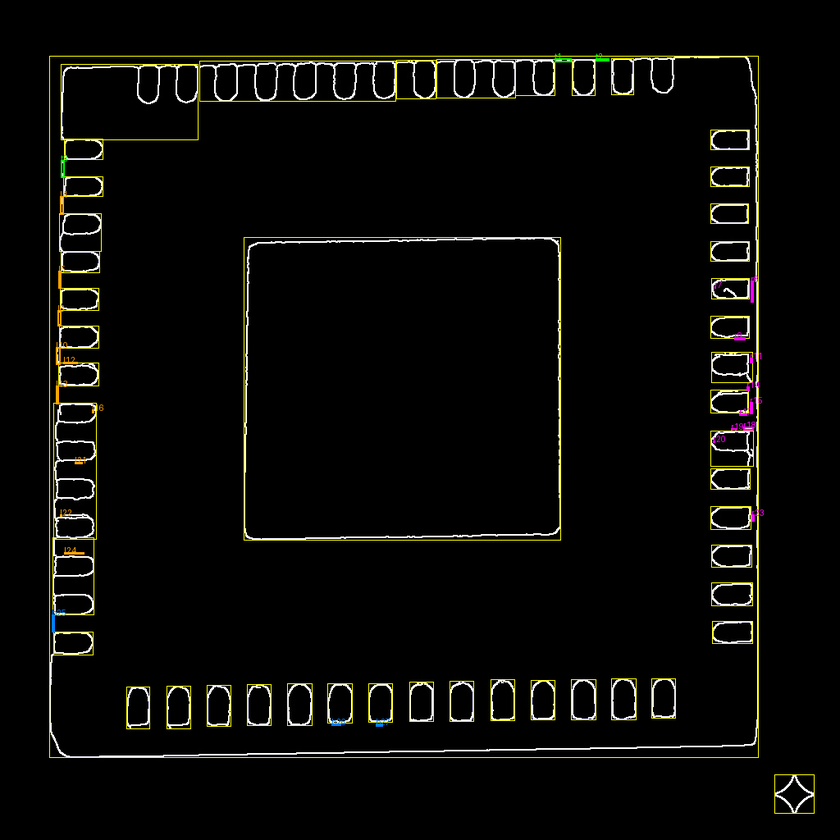
#> input picture bi_full/anu2_boxes.png, 840 x 840 px, shrunk from 1024 x 1024 before the run; its folder holds only this picture in this run
$ python pin_count_mask.py
#> lines starting #> are read from the running program, lines starting #| are printed output that depends on the picture; after the words box and inside, x2 and y2 are one past the last pixel; in counts of white or black regions, pixels touching at a corner belong together
"""
Pin counting without rotation:
- load Canny-edge image
- find largest rectangle (chip body) via nonzero percentile bbox
- mask out the body; remaining edges are pins
- connected components to count pins
- assign blobs to sides relative to the body; choose active sides by aspect ratio (2 or 4)
- total pins = max pins per active side * number of active sides
- save annotated image with body box and pin boxes
"""

import os
from dataclasses import dataclass, asdict
from typing import Dict, List, Tuple

import numpy as np
from PIL import Image, ImageDraw


@dataclass
class SideResult:
    name: str
    count: int
    energy: float
    boxes: List[Tuple[int, int, int, int]]


@dataclass
class ImageResult:
    filename: str
    sides_with_pins: int
    pins_per_side: List[int]
    max_pins_per_side: int
    total_pins: int
    side_names: List[str]
    steps: List[str]
    side_energy: List[float]


def load_edges(path: str) -> np.ndarray:
#> called with path = 'bi_full/anu2_boxes.png'
    img = Image.open(path).convert("L")
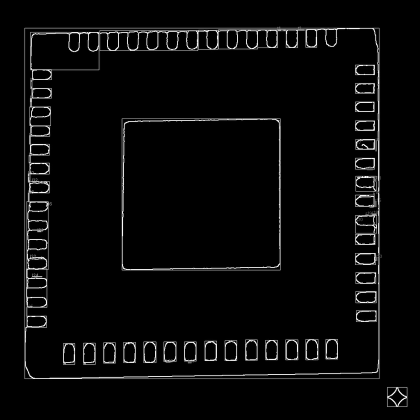
#> img: PIL image 840x840 L (shown at 1/2 size); min 0, max 255, mean 8.8
    return np.array(img, dtype=np.uint8)


def connected_components(bin_img: np.ndarray, min_area: int = 5):
    """Simple two-pass 4-connected components; returns list of dicts."""
    h, w = bin_img.shape
    labels = np.zeros((h, w), dtype=np.int32)
    parent = [0]  # 1-based
    next_label = 1
    for y in range(h):
        for x in range(w):
            if bin_img[y, x] == 0:
                continue
            neighbors = []
            if x > 0 and labels[y, x - 1] > 0:
                neighbors.append(labels[y, x - 1])
            if y > 0 and labels[y - 1, x] > 0:
                neighbors.append(labels[y - 1, x])
            if not neighbors:
                labels[y, x] = next_label
                parent.append(next_label)
                next_label += 1
            else:
                m = min(neighbors)
                labels[y, x] = m
                for n in neighbors:
                    if parent[n] != m:
                        parent[n] = m

    # Flatten parents
    for i in range(len(parent)):
        while parent[i] != parent[parent[i]]:
            parent[i] = parent[parent[i]]

    # Compact mapping
    mapping = {}
    compact = 1
    for y in range(h):
        for x in range(w):
            if labels[y, x] == 0:
                continue
            root = parent[labels[y, x]]
            if root not in mapping:
                mapping[root] = compact
                compact += 1
            labels[y, x] = mapping[root]

    components = []
    if compact == 1:
        return components
    for lab in range(1, compact):
        ys, xs = np.where(labels == lab)
        area = len(xs)
        if area < min_area:
            continue
        x1c, x2c = xs.min(), xs.max()
        y1c, y2c = ys.min(), ys.max()
        cx_c = float(xs.mean())
        cy_c = float(ys.mean())
        components.append(
            {
                "label": lab,
                "area": area,
                "bbox": (x1c, y1c, x2c, y2c),
                "centroid": (cx_c, cy_c),
            }
        )
    return components


def annotate(base_gray: np.ndarray, rect, side_results: List[SideResult]) -> np.ndarray:
    color = np.stack([base_gray] * 3, axis=2)
    img = Image.fromarray(color)
    draw = ImageDraw.Draw(img)
    (cx, cy), (w, h) = rect
    box = [
        (cx - w / 2, cy - h / 2),
        (cx + w / 2, cy - h / 2),
        (cx + w / 2, cy + h / 2),
        (cx - w / 2, cy + h / 2),
    ]
    draw.line(box + [box[0]], fill=(0, 255, 0), width=2)
    side_colors = {
        "top": (0, 255, 255),
        "bottom": (255, 0, 0),
        "left": (255, 0, 255),
        "right": (0, 128, 255),
    }
    for side_res in side_results:
        color_side = side_colors.get(side_res.name, (255, 255, 0))
        for (x1, y1, x2, y2) in side_res.boxes:
            draw.rectangle((x1, y1, x2, y2), outline=color_side, width=1)
    return np.array(img)


def process_image(path: str, out_dir: str) -> ImageResult:
    steps = []
    steps.append("Load Canny-edge image.")
    edges = load_edges(path)

    steps.append("Locate non-zero pixels to find package body (no rotation).")
    nz = np.argwhere(edges > 0)
#> nz = 70423 pairs, first value 51 to 815, second value 46 to 820
    if nz.shape[0] == 0:
        raise ValueError("No edges found")
    y_coords = nz[:, 0]
    x_coords = nz[:, 1]
    min_y = np.percentile(y_coords, 2)
#> min_y = 55
    max_y = np.percentile(y_coords, 98)
#> max_y = 758
    min_x = np.percentile(x_coords, 2)
#> min_x = 49
    max_x = np.percentile(x_coords, 98)
#> max_x = 760
    cx = (min_x + max_x) / 2.0
#> cx = 404.5
    cy = (min_y + max_y) / 2.0
#> cy = 406.5
    w = max_x - min_x
#> w = 711
    h = max_y - min_y
#> h = 703
    pad = 4
    body_box = ((cx, cy), (w + pad, h + pad))
#> body_box = ((404.5, 406.5), (715, 707))

    steps.append("Mask out the largest rectangle (chip body).")
    mask = np.ones_like(edges, dtype=np.uint8)
    x1 = int(max(0, cx - (w + pad) / 2))
#> x1 = 47
    x2 = int(min(edges.shape[1], cx + (w + pad) / 2))
#> x2 = 762
    y1 = int(max(0, cy - (h + pad) / 2))
#> y1 = 53
    y2 = int(min(edges.shape[0], cy + (h + pad) / 2))
#> y2 = 760
    mask[y1:y2, x1:x2] = 0
    pins_only = (edges * mask).astype(np.uint8)
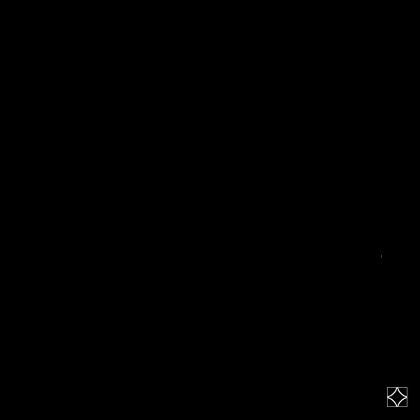
#> pins_only: shape (840, 840) (shown at 1/2 size); min 0, max 255, mean 0.1

    steps.append("Detect connected pin blobs after body removal.")
    pins_bin = (pins_only > 0).astype(np.uint8)
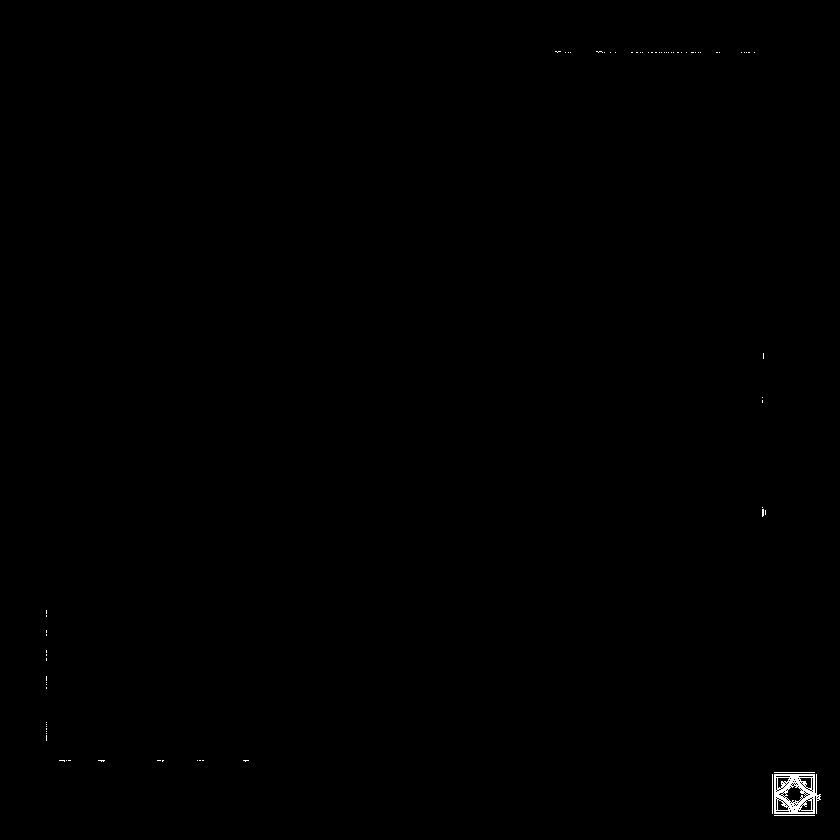
#> pins_bin: shape (840, 840); values 0 (black) and 1 (white), 0.19% white in thin lines or dots, all inside (x1, y1, x2, y2) = (46, 51, 821, 816)
    comps = connected_components(pins_bin, min_area=5)
#> after the loop in connected_components, `for y in range(h):`:
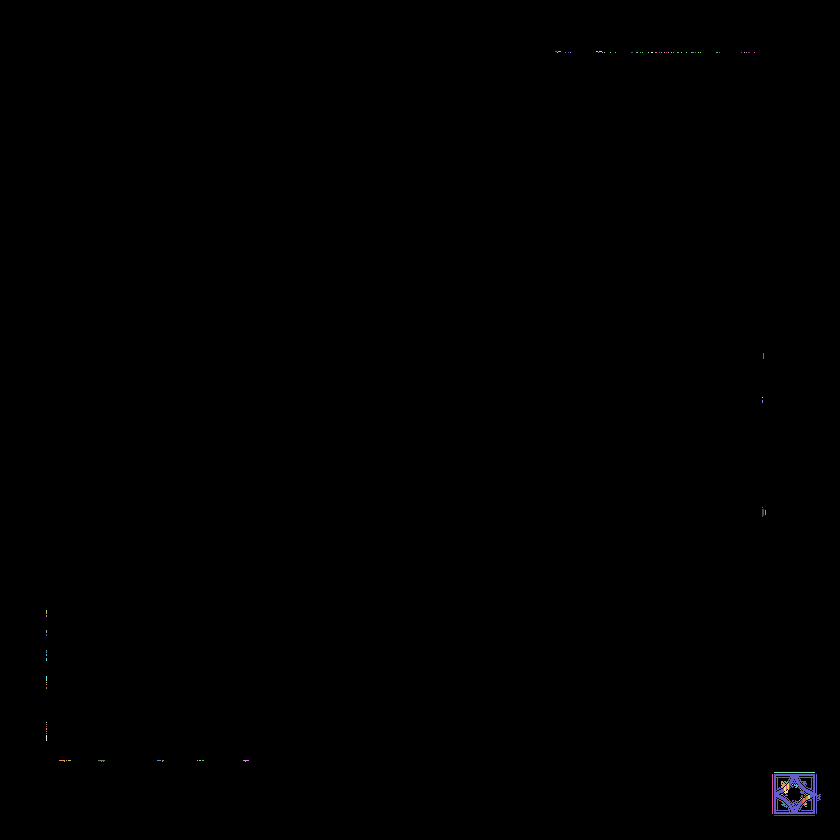
#> labels: shape (840, 840) int32; 121 distinct labels, from 0 to 120; one colour per label, 0 black
#> comps = 26 items

    steps.append("Assign pin blobs to sides.")
    side_order = ["top", "right", "bottom", "left"]
    aspect = (max(body_box[1][0], body_box[1][1]) + 1e-6) / (
        min(body_box[1][0], body_box[1][1]) + 1e-6
    )
#> aspect = 1.01
    if aspect >= 1.6:
        if body_box[1][0] >= body_box[1][1]:
            active_sides = ["top", "bottom"]
        else:
            active_sides = ["left", "right"]
    else:
        active_sides = side_order

    band = int(max(body_box[1][0], body_box[1][1]) * 0.12)
#> band = 85
    pins_per_side_map = {s: 0 for s in side_order}
    boxes_by_side: Dict[str, List[Tuple[int, int, int, int]]] = {s: [] for s in side_order}
    for comp in comps:
        cx_c, cy_c = comp["centroid"]
        x1c, y1c, x2c, y2c = comp["bbox"]
        side = None
        if cy_c < y1 - band:
            side = "top"
        elif cy_c > y2 + band:
            side = "bottom"
        elif cx_c < x1 - band:
            side = "left"
        elif cx_c > x2 + band:
            side = "right"
        else:
            dist_top = abs(cy_c - y1)
            dist_bot = abs(cy_c - y2)
            dist_left = abs(cx_c - x1)
            dist_right = abs(cx_c - x2)
            side = ["top", "bottom", "left", "right"][
                np.argmin([dist_top, dist_bot, dist_left, dist_right])
            ]
        if side in active_sides:
            pins_per_side_map[side] += 1
            boxes_by_side[side].append((int(x1c), int(y1c), int(x2c), int(y2c)))
#> this loop made 26 passes
#> (cx_c, cy_c, x1c, y1c, x2c, y2c, dist_top, dist_bot) on passes 1 to 8: (763, 355.5, 763, 353, 763, 358, 302.5, 404.5), (762.5, 512.3, 762, 509, 763, 516, 459.3, 247.7), (765, 512, 765, 510, 765, 514, 459, 248), (46, 678, 46, 676, 46, 680, 625, 82), (46, 737.5, 46, 735, 46, 740, 684.5, 22.5), (61.86, 760.1, 59, 760, 64, 761, 707.1, 0.143), (101.2, 760.2, 98, 760, 104, 761, 707.2, 0.222), (245.4, 760.1, 243, 760, 248, 761, 707.1, 0.143)
#> after the loop, pins_per_side_map = {'top': 0, 'right': 11, 'bottom': 13, 'left': 2}

    pins_per_side = [pins_per_side_map[s] for s in side_order]
#> pins_per_side = [0, 11, 13, 2]
    max_pins = max([pins_per_side_map[s] for s in active_sides]) if active_sides else 0
#> max_pins = 13
    total_pins = max_pins * len(active_sides)
#> total_pins = 52
    sides_with_pins = len(active_sides)
    side_energy = [float(pins_per_side_map[s]) for s in side_order]
#> side_energy = [0, 11, 13, 2]

    steps.append("Compute totals using max-per-active-side rule.")

    side_results: List[SideResult] = []
    for s in side_order:
        side_results.append(
            SideResult(
                name=s,
                count=pins_per_side_map[s],
                energy=pins_per_side_map[s],
                boxes=boxes_by_side[s],
            )
        )
#> after the loop, side_results = 4 items

    annotated = annotate(edges, body_box, side_results)
#> in annotate, `(cx, cy), (w, h) = rect`: cx = 404.5; cy = 406.5; w = 715; h = 707
#> in annotate, `box = [ (cx - w / 2, cy - h / 2), (cx + w / 2, cy - h / 2), (cx + w / ..`: box = [(47, 53), (762, 53), (762, 760), (47, 760)]
#> the loop in annotate, `for side_res in side_results:` made 4 passes
#> color_side on passes 1 to 4: (0, 255, 255), (0, 128, 255), (255, 0, 0), (255, 0, 255)
    os.makedirs(out_dir, exist_ok=True)
    out_path = os.path.join(out_dir, os.path.basename(path))
    Image.fromarray(annotated).save(out_path)
    steps.append(f"Saved annotated image to {out_path}")

    return ImageResult(
        filename=os.path.basename(path),
        sides_with_pins=sides_with_pins,
        pins_per_side=pins_per_side,
        max_pins_per_side=max_pins,
        total_pins=total_pins,
        side_names=side_order,
        steps=steps,
        side_energy=side_energy,
    )


def run_batch(input_dir: str, output_dir: str) -> Dict[str, Dict]:
    results: Dict[str, Dict] = {}
    files = sorted(
        [
            f
            for f in os.listdir(input_dir)
            if f.lower().endswith((".png", ".jpg", ".jpeg"))
        ]
    )
    for fname in files:
        path = os.path.join(input_dir, fname)
        try:
            res = process_image(path, output_dir)
            results[fname] = asdict(res)
            print(f"\n=== {fname} ===")
            print(f"Sides with pins: {res.sides_with_pins}")
#| Sides with pins: 4
            for n, c, e in zip(res.side_names, res.pins_per_side, res.side_energy):
                print(f"  {n:6s}: count={c:2d} energy={e:.1f}")
#> this loop made 4 passes
#> (n, c, e) on passes 1 to 4: ('top', 0, 0), ('right', 11, 11), ('bottom', 13, 13), ('left', 2, 2)
#> (printed output is left out)
            print(f"Max pins per side: {res.max_pins_per_side}")
#| Max pins per side: 13
            print(f"Total pins (max * sides): {res.total_pins}")
#| Total pins (max * sides): 52
            print("Steps:")
            for s in res.steps:
                print(f" - {s}")
#> this loop made 7 passes
#> s on passes 1, 5: 'Load Canny-edge image.', 'Assign pin blobs to sides.'
#> (printed output is left out)
        except Exception as exc:
            print(f"[ERROR] {fname}: {exc}")
    return results


if __name__ == "__main__":
    import json

    INPUT_DIR = "bi_full"
    OUTPUT_DIR = "bi_full_annotated_mask"
    res = run_batch(INPUT_DIR, OUTPUT_DIR)
#> res = 1 item
    with open("pin_counts_mask.json", "w") as f:
        json.dump(res, f, indent=2)
    print("\nSaved pin_counts_mask.json")

$ run again, on bi_full/anu2_side_occupancy.png
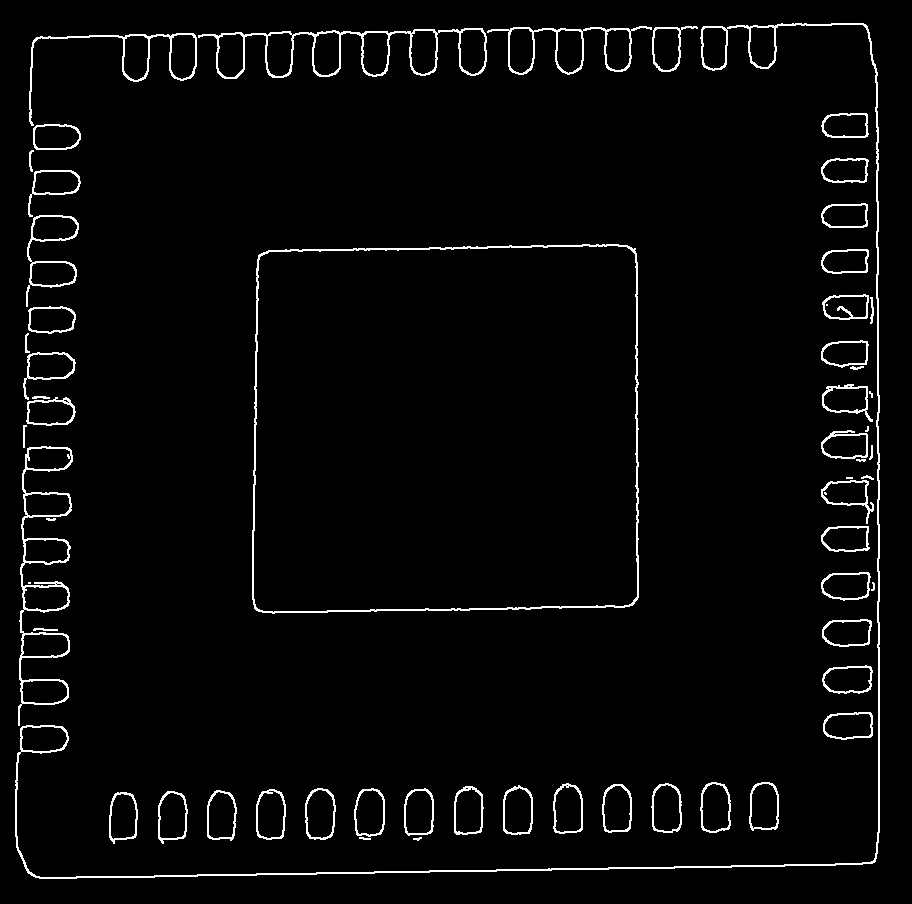
#> input picture bi_full/anu2_side_occupancy.png, 912 x 904 px
#> nz = 77386 pairs, first value 16 to 886, second value 8 to 887
#> min_y = 27
#> max_y = 871
#> min_x = 21
#> max_x = 878
#> cx = 449.5
#> cy = 449
#> in process_image, `w = max_x - min_x`: w = 857
#> in process_image, `h = max_y - min_y`: h = 844
#> body_box = ((449.5, 449), (861, 848))
#> x1 = 19
#> x2 = 880
#> y1 = 25
#> y2 = 873
#> pins_bin: shape (904, 912); values 0 (black) and 1 (white), 0.46% white in thin lines or dots
#> after the loop in connected_components, `for y in range(h):`:
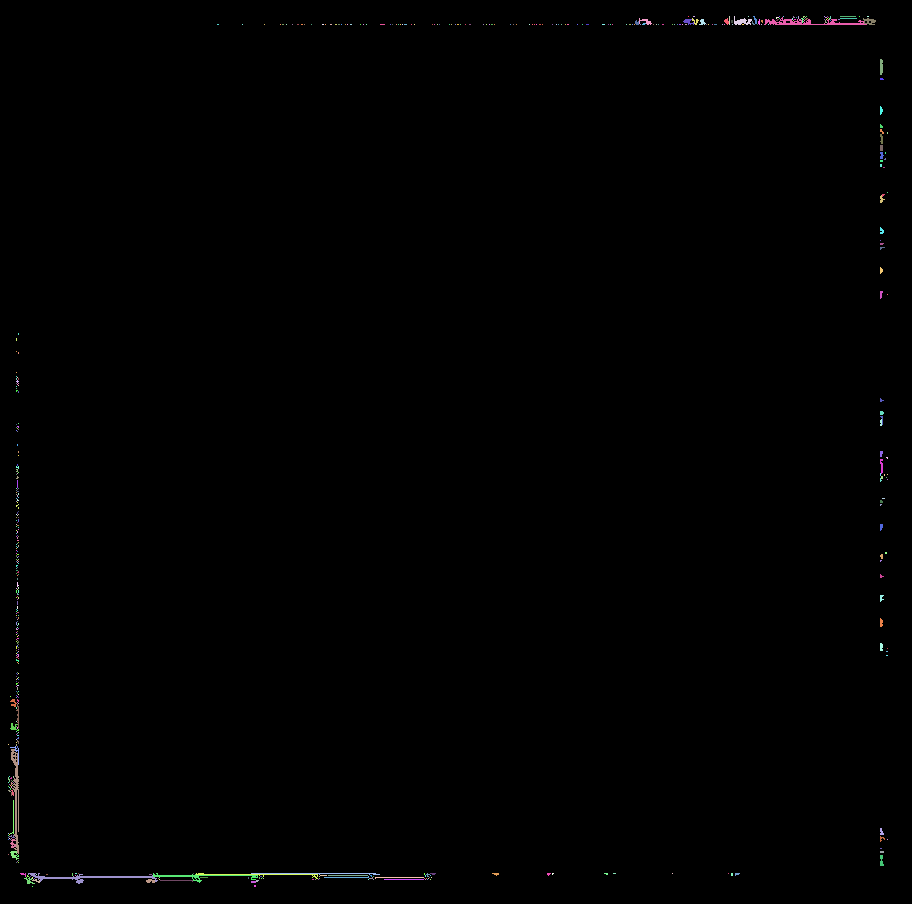
#> labels: shape (904, 912) int32; 535 distinct labels, from 0 to 534; one colour per label, 0 black
#> comps = 101 items
#> aspect = 1.02
#> band = 103
#> the loop in process_image, `for comp in comps:` made 101 passes
#> (cx_c, cy_c, x1c, y1c, x2c, y2c, dist_top, dist_bot) on passes 1 to 8: (729, 20, 729, 16, 729, 24, 5, 853), (741.9, 21.2, 734, 16, 751, 24, 3.8, 851.8), (754.9, 19.62, 753, 16, 756, 23, 5.38, 853.4), (847.5, 16, 840, 16, 855, 16, 9, 857), (808.6, 22.2, 764, 17, 866, 24, 2.8, 850.8), (645.3, 21.08, 639, 18, 651, 24, 3.92, 851.9), (695, 20.91, 692, 18, 698, 24, 4.09, 852.1), (726.2, 21, 724, 18, 728, 24, 4, 852)
#> in annotate, color is the input picture: shape (904, 912, 3); min 0, max 255, mean 8
#> the loop in annotate, `for side_res in side_results:` made 4 passes
#> in annotate, `return np.array(img)`:
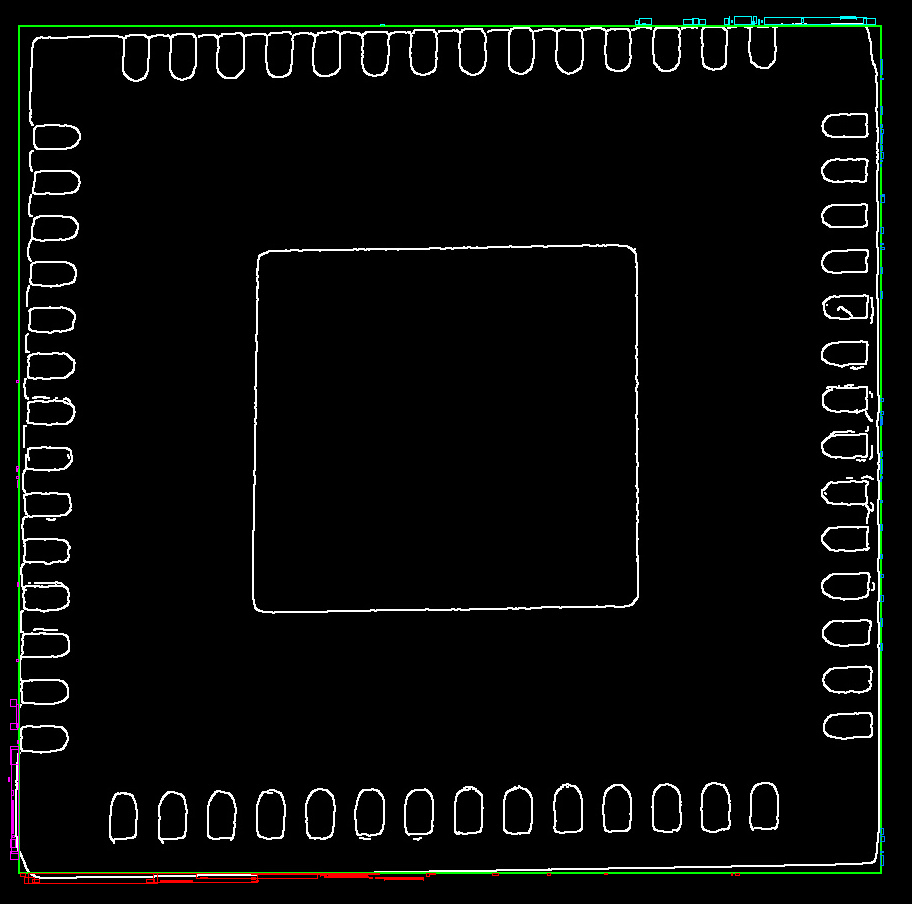
#> returned value: shape (904, 912, 3); mean of channels 0, 1, 2 8.4, 9.9, 8.3; drawn as R, G, B
#| Sides with pins: 4
#> the loop in run_batch, `for n, c, e in zip(res.side_names, res.pins_per_side, res.side_energy):` made 4 passes
#> (n, c, e) on passes 1 to 4: ('top', 20, 20), ('right', 36, 36), ('bottom', 26, 26), ('left', 19, 19)
#> (printed output is left out)
#| Max pins per side: 36
#| Total pins (max * sides): 144
#> the loop in run_batch, `for s in res.steps:` made 7 passes
#> s on passes 1, 5: 'Load Canny-edge image.', 'Assign pin blobs to sides.'
#> (printed output is left out)
